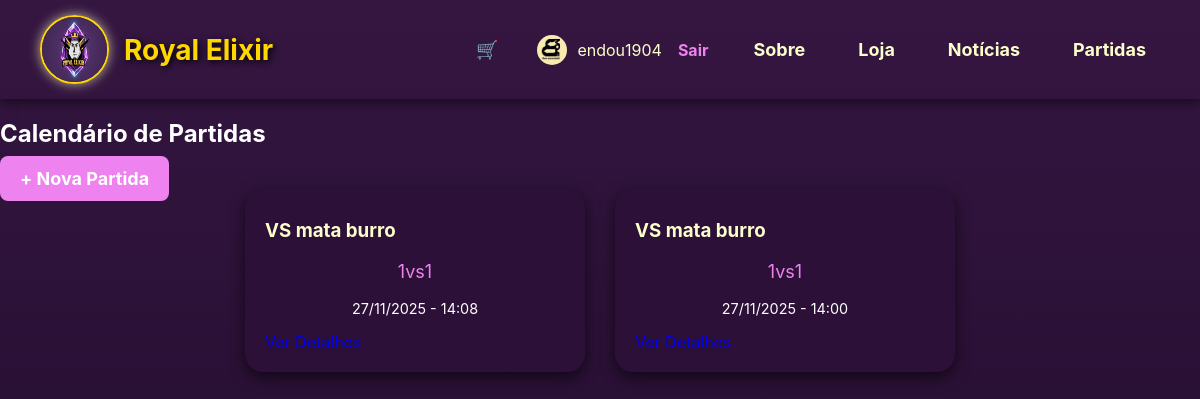
The app's page /partidas/ (signed in) with its own data.
### Clash/models.py (models this page shows, shortened)
class tbUser(AbstractUser):
    Data_Nascimento = models.DateField(null=True, blank=True)
    Foto_Perfil = models.ImageField(
        upload_to=gerar_caminho_foto_perfil,
        null=True,
        blank=True,
    )

class tbPartida(models.Model):
    Data_Prevista = models.DateTimeField()
    Time_Adversario = models.CharField(max_length = 100)
    Modalidade = models.CharField(max_length = 50)

### Clash/views/partida.py (the view)
# urls.py: path('partidas/', views.PartidaListView.as_view(), name='partida_list'),
class PartidaListView(ListView):
    model = tbPartida
    template_name = 'Clash/partida_list.html'
    context_object_name = 'partidas'
    ordering = ['-Data_Prevista']

### Clash/templates/Clash/partida_list.html
{% extends 'Clash/base.html' %}
{% block content %}
<div class="container">
    <div class="d-flex justify-content-between align-items-center mb-3">
        <h2 style="color: white;">Calendário de Partidas</h2>
        {% if user.is_authenticated %}
            <a href="{% url 'partida_create' %}" class="btn-custom" style="width: auto; text-decoration:none;">+ Nova Partida</a>
        {% endif %}
    </div>
    <div class="store" style="justify-content: center;">
        {% for partida in partidas %}
        <div class="item" style="width: 300px;">
            <h3 style="color: rgb(252, 255, 203);">VS {{ partida.Time_Adversario }}</h3>
            <p style="color: violet;">{{ partida.Modalidade }}</p>
            <p style="color: white; font-size: 0.9rem;">{{ partida.Data_Prevista|date:"d/m/Y - H:i" }}</p>
            <div style="margin-top: 15px;">
                <a href="{% url 'partida_detail' partida.pk %}" class="btn-saiba-mais">Ver Detalhes</a>
            </div>
        </div>
        {% empty %}
        <p>Nenhuma partida agendada.</p>
        {% endfor %}
    </div>
</div>
{% endblock %}

### Clash/templates/Clash/base.html (shortened to what this page needs)
{% load static %}
<!DOCTYPE html>
<html lang="pt-BR">
<head>
    <link rel="stylesheet" href="{% static 'css/style.css' %}">
</head>
<body>
    <header>
        <div class="logo">
            <img src="{% static 'imgs/logo_royal_elixir.jpg' %}" alt="logo">
            <h1>Royal Elixir</h1>
        </div>
        <nav>
            {% if user.is_authenticated %}
                <a href="{% url 'ver_carrinho' %}" style="display: flex; align-items: center; text-decoration: none; color: rgb(252, 255, 203); font-weight: bold;" title="Meu Carrinho">
                🛒
                </a>
                <div style="display: flex; align-items: center; gap: 10px;">
                    {% if user.Foto_Perfil %}
                        <img src="{{ user.Foto_Perfil.url }}" alt="Foto Perfil" style="height:30px; width:30px; border-radius:50%; vertical-align:middle; object-fit: cover;">
                    {% endif %}
                    <span style="color: rgb(252, 255, 203);">{{ user.username }}</span>
                    <form method="post" action="{% url 'logout' %}" style="display:inline;">
                        <button type="submit" style="background:none; border:none; color:violet; cursor:pointer; font-weight:bold; font-size:16px; font-family: inherit;">Sair</button>
                    </form>
                </div>
            {% else %}
                <a href="{% url 'login' %}">Login</a>
                {% endif %}
            <a href="{% url 'home' %}#sobre">Sobre</a>
            <a href="{% url 'produto_list' %}">Loja</a>
            <a href="{% url 'noticia_list' %}">Notícias</a>
            <a href="{% url 'partida_list' %}">Partidas</a>
        </nav>
    </header>
    {% block content %}{% endblock %}
</body>
</html>

### static/css/style.css (style rules this page uses)
body { margin: 0; font-family: 'Inter', sans-serif; background: linear-gradient(180deg, #351641, #1e0a29); color: white; min-height: 100vh; }
header { background-color: linear-gradient(90deg, #351641); display: flex; align-items: center; justify-content: space-between; padding: 15px 40px; position: sticky; top: 0; z-index: 1000; box-shadow: 0 3px 12px rgba(0,0,0,0.6); }
.logo { display: flex; align-items: center; gap: 15px; }
.logo img { height: 65px; width: 65px; border-radius: 50%; box-shadow: 0 0 12px rgba(255, 255, 200, 0.7); border: 2px solid gold; }
.logo h1 { font-size: 28px; margin: 0; color: gold; text-shadow: 2px 2px 6px black; }
nav { display: flex; gap: 25px; }
nav a { color: rgb(252, 255, 203); text-decoration: none; font-size: 18px; font-weight: bold; padding: 8px 14px; border-radius: 8px; transition: 0.3s; }
p { text-align: center; color: blueviolet; font-size: 22px; margin-top: 20px; }
.store { display: flex; justify-content: center; flex-wrap: wrap; gap: 30px; }
.item { background: #2c1038; border-radius: 18px; padding: 20px; width: 280px; box-shadow: 0 5px 15px rgba(0,0,0,0.6); transition: transform 0.3s, box-shadow 0.3s; }
.item h3 { margin-top: 10px; color: rgb(252, 255, 203); }
.item p { color: violet; font-size: 18px; margin-top: 5px; }
.btn-custom { background-color: violet; color: white; border: none; padding: 12px 20px; border-radius: 8px; font-size: 18px; font-weight: bold; cursor: pointer; width: 100%; margin-top: 10px; transition: 0.3s; }

### records on screen
tbUser: Foto_Perfil (picture), username "endou1904"
tbPartida: Time_Adversario "mata burro", Modalidade "1vs1", Data_Prevista "27/11/2025 - 14:08"
tbPartida: Time_Adversario "mata burro", Modalidade "1vs1", Data_Prevista "27/11/2025 - 14:00"
